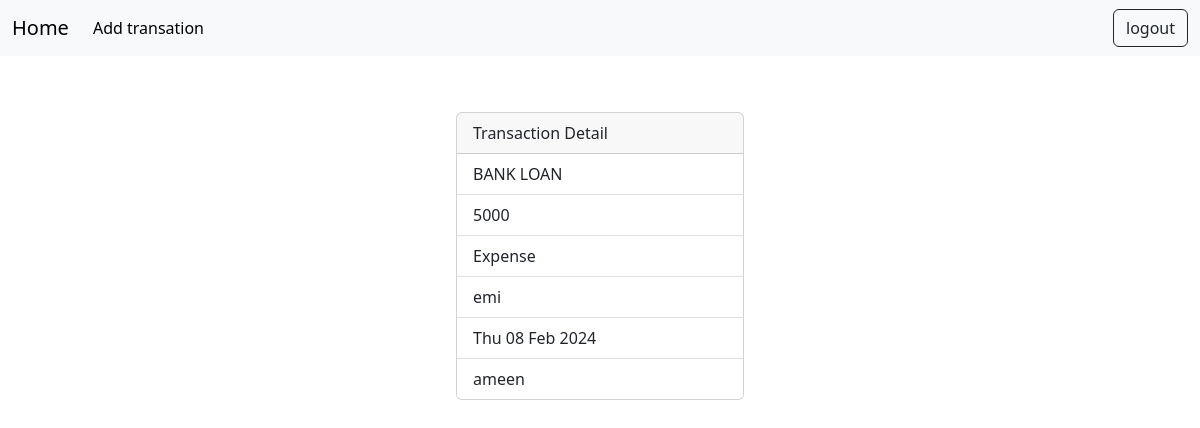
/transaction/7/ (signed in), run on the app's committed database.
### budget/models.py (models this page shows, shortened)
class Transaction(models.Model):
    title=models.CharField(max_length=200)
    amount=models.PositiveIntegerField()
    options=(
        ("expense","expense"),
        ("income","income")
    )
    type=models.CharField(max_length=200,choices=options,default="expense")
    cat_options=(
        ("fuel","fuel"),
        ("food","food"),
        ("entertainment","entertainment"),
        ("emi","emi"),
        ("bills","bills"),
        ("miscellaneous","miscellaneous")
    )
    category=models.CharField(max_length=200,choices=cat_options,default="miscellaneous")
    created_date=models.DateTimeField(auto_now_add=True,blank=True)
    user=models.CharField(max_length=200)
    user_object=models.ForeignKey(User,on_delete=models.CASCADE)

### budget/views.py (the view)
# urls.py: path("transaction/<int:pk>/",views.TransactionDetailView.as_view(),name="transaction-detail"),
@method_decorator(decs,name="dispatch")
class TransactionDetailView(View):
    def get(self,request,*args,**kwargs):
        id=kwargs.get("pk")
        qs=Transaction.objects.get(id=id)
        return render(request,"transaction_detail.html",{"data":qs})

### budget/views.py (called while the page is built)
def signin_required(fn):
    def wrapper(request,*args,**kwargs):
        if not request.user.is_authenticated:
            messages.error(request,"invalid section")
            return redirect("signin")
        else:
            return fn(request,*args,**kwargs)
    return wrapper

### budget/templates/transaction_detail.html (shortened to what this page needs)
{%extends 'base.html'%}
{%block main_block%}
<div class="container d-flex justify-content-center align-items-center" style="height: 400px;">
  <div class="card" style="width: 18rem;">
      <div class="card-header">
        Transaction Detail
      </div>
      <ul class="list-group list-group-flush">
        <li class="list-group-item">{{data.title|upper}}</li>
        <li class="list-group-item">{{data.amount}}</li>
        <li class="list-group-item">{{data.type|capfirst}} </li>
        <li class="list-group-item">{{data.category}} </li>
        <li class="list-group-item">{{data.created_date|date:"D d M Y"}} </li>
        <li class="list-group-item">{{data.user}} </li>
      </ul>
    </div>
</div>
{%endblock%}

### data on the page
Transaction: title "BANK LOAN", amount "5000", type "Expense", category "emi", created_date "Thu 08 Feb 2024", user "ameen"
